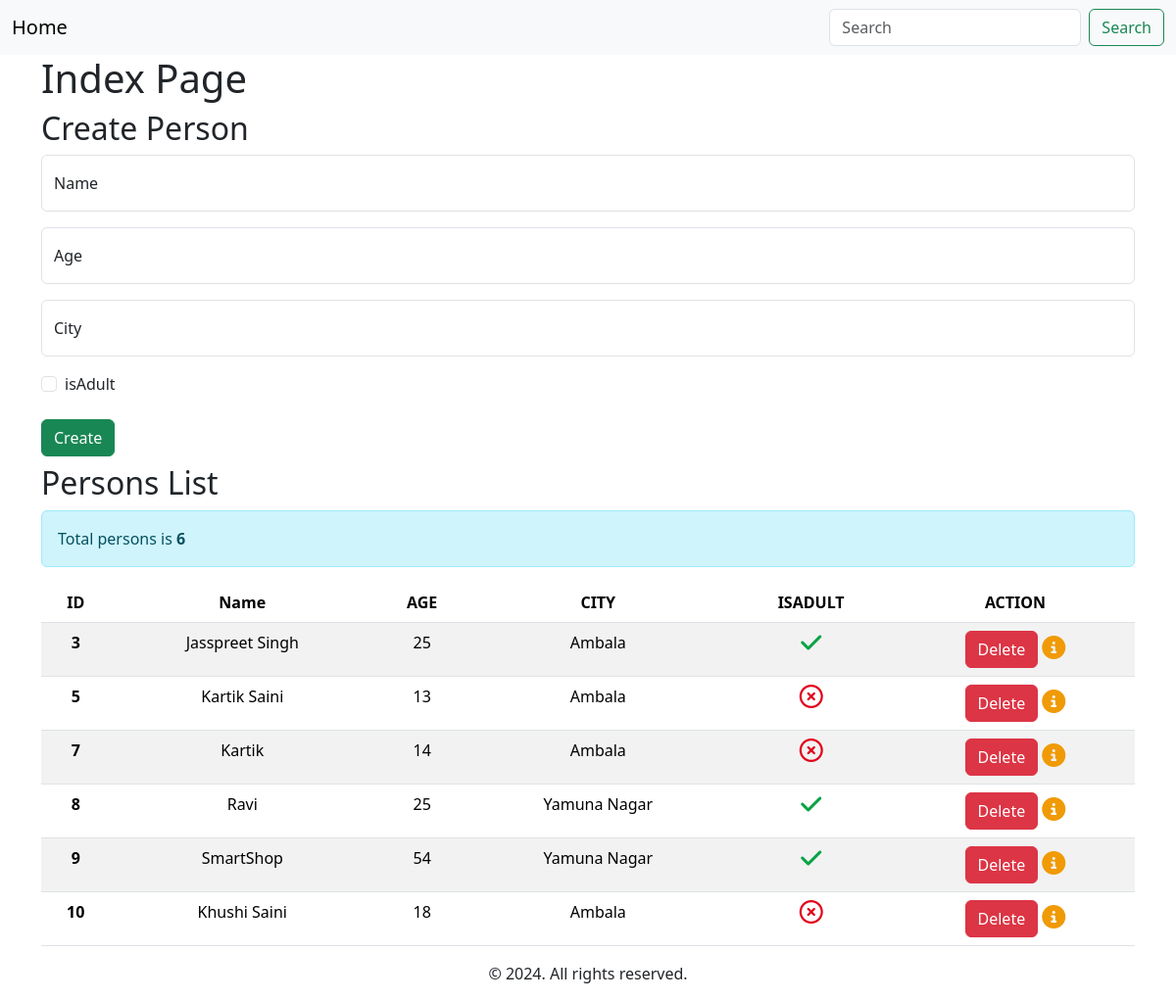
The page / on the database its author committed.
### model.py (models this page shows, shortened)
class Person(db.Model):
    __tablename__ = "Persons"
    pid = db.Column(db.Integer, primary_key=True)
    name = db.Column(db.Text, nullable=None)
    age = db.Column(db.Integer, nullable=None)
    city = db.Column(db.Text, nullable=None)
    isAdult = db.Column(db.Boolean)

### routes.py (the view, shortened to what this page needs)
    @app.route("/", methods=["GET", "POST"])
    def index():
        if request.method == "GET":
            people = Person.query.all()
            total = len(Person.query.all())
            return render_template("index.html", people=people, total=total)
        else:
            people = Person.query.all()
            total = len(Person.query.all())
            return render_template("index.html", people=people, total=total)

### templates/index.html (shortened to what this page needs)
{%extends 'base.html'%} {%block title%}Index{%endblock%} {%block content%}
<h1>Index Page</h1>
<h2>Create Person</h2>
<form action="{{url_for('index')}}" method="POST">
  <div class="form-floating mb-3">
    <input
      type="name"
      class="form-control"
      id="floatingInput"
      name="name"
      placeholder="Jaspreet Singh"
    />
    <label for="floatingInput">Name</label>
  </div>
  <div class="form-floating mb-3">
    <input
      type="number"
      class="form-control"
      id="floatingPassword"
      name="age"
      placeholder="24"
    />
    <label for="floatingPassword">Age</label>
  </div>
  <div class="form-floating mb-3">
    <input
      type="text"
      class="form-control"
      id="floatingPassword"
      name="city"
      placeholder="Noida"
    />
    <label for="floatingPassword">City</label>
  </div>
  <div class="form-check mb-3">
    <input
      class="form-check-input"
      name="isAdult"
      type="checkbox"
      id="defaultCheck1"
    />
    <label class="form-check-label"> isAdult </label>
  </div>
  <input class="btn btn-success my-2" type="submit" value="Create" />
</form>
<h2>Persons List</h2>
<div class="alert alert-info" role="alert">
  Total persons is <span style="font-weight: 800">{{total}}</span>
</div>
<table class="table table-striped">
  <thead>
    <tr>
      <th class="text-center" scope="col">ID</th>
      <th class="text-center" scope="col">Name</th>
      <th class="text-center" scope="col">AGE</th>
      <th class="text-center" scope="col">CITY</th>
      <th class="text-center" scope="col">ISADULT</th>
      <th class="text-center" scope="col">ACTION</th>
    </tr>
  </thead>
  <tbody>
    {%if people %} {%for person in people%}
    <tr>
      <th class="text-center">{{person.pid}}</th>
      <td class="text-center">{{person.name}}</td>
      <td class="text-center">{{person.age}}</td>
      <td class="text-center">{{person.city}}</td>
      <td class="text-center">
        {%if person.isAdult==True%}
        <i class="fa-solid fa-check fa-xl" style="color: #0aa345"></i>
        {%else%}
        <i class="fa-regular fa-circle-xmark fa-xl" style="color: #e2031a"></i>
        {%endif%}
      </td>
      <td class="text-center">
        <button
          type="button"
          onclick="handleDelete({{person.pid}})"
          class="btn btn-danger"
        >
          Delete
        </button>
        <a href="{{url_for('detail',pid=person.pid)}}">
          <i class="fa-solid fa-circle-info fa-xl" style="color: #f09a05"></i>
        </a>
      </td>
    </tr>
    {%endfor%} {%else%}
    <tr>
      <div class="alert alert-info" role="alert">Persons list is empty!</div>
    </tr>
    {%endif%}
  </tbody>
</table>
{%endblock%}

### templates/base.html (shortened to what this page needs)
<!DOCTYPE html>
<html lang="en">
  <head>
    <link
      href="https://cdn.jsdelivr.net/npm/bootstrap@5.3.3/dist/css/bootstrap.min.css"
      rel="stylesheet"
    />
    <link
      rel="stylesheet"
      href="https://cdnjs.cloudflare.com/ajax/libs/font-awesome/6.4.0/css/all.min.css"
    />
  </head>
  <body>
    <nav class="navbar bg-body-tertiary">
      <div class="container-fluid">
        <a href="/" class="navbar-brand">Home</a>
        <form class="d-flex" role="search">
          <input
            class="form-control me-2"
            type="search"
            placeholder="Search"
            aria-label="Search"
          />
          <button class="btn btn-outline-success" type="submit">Search</button>
        </form>
      </div>
    </nav>
    <div class="container">{%block content%} {%endblock%}</div>
    <footer class="text-center mh-90">
      <p>&copy; 2024. All rights reserved.</p>
    </footer>
  </body>
</html>

### rows shown on the page
Person: pid "3", name "Jasspreet Singh", age "25", city "Ambala", isAdult True (drawn)
Person: pid "5", name "Kartik Saini", age "13", city "Ambala", isAdult False (drawn)
Person: pid "7", name "Kartik", age "14", city "Ambala", isAdult False (drawn)
Person: pid "8", name "Ravi", age "25", city "Yamuna Nagar", isAdult True (drawn)
Person: pid "9", name "SmartShop", age "54", city "Yamuna Nagar", isAdult True (drawn)
Person: pid "10", name "Khushi Saini", age "18", city "Ambala", isAdult False (drawn)

### other values the page prints
{{ total }} "6"
